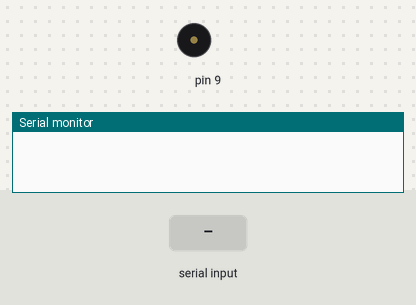
The sketch below on a simulated Arduino Uno, built with avr-gcc and run on an emulated ATmega328P. Shown: buzzer (waves = sounding), the last lines printed to the serial monitor. Inputs (shaded band) come from the test bench.

Above: at 1.2 s.
1.3 s: "90,45\n" received over Serial
At 1.89 s:
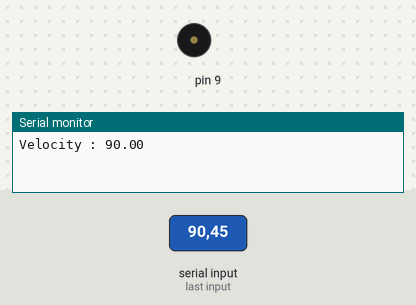
4.3 s: byte 13 (0x0D) received over Serial
At 5.5 s:
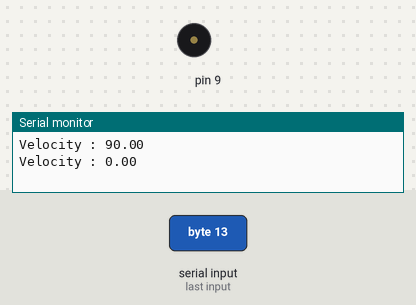
5.8 s: "30,150\n" received over Serial
At 6.01 s:
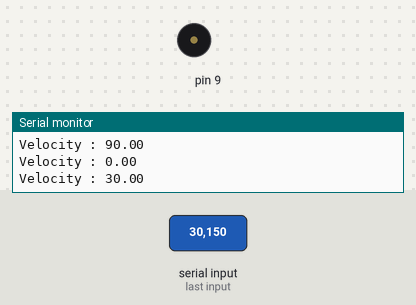
Timing chart, 0 to 14.8 s (numbered marks = the images above; inputs shaded):
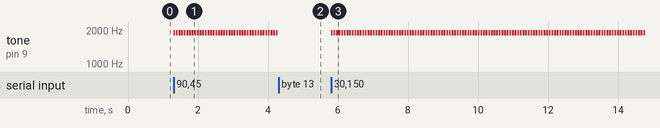

The sketch:

BeepTest.ino
```cpp
// BeepTest.ino
//

#include "SoundPlayer.h"
#include "VarioBeeper.h"

static Tone playTone[] = {
	{ 262, 1000 / 4 },
	{ 196, 1000 / 8 },
	{ 196, 1000 / 8 },
	{ 220, 1000 / 4 },
	{ 196, 1000 / 4 },
	{   0, 1000 / 4 },
	{ 247, 1000 / 4 },
	{ 262, 1000 / 4 },
	{   0, 1000 / 8 },
};

SoundPlayer player;
VarioBeeper	beeper(player);

char bufPtr[16];
int bufLen;

void setup()
{
	//
	Serial.begin(115200);
	while(! Serial);

	//
	player.setVolume(3);
	//player.setMelody(&playTone[0], sizeof(playTone) / sizeof(playTone[0]), 2);
	//player.setBeep(262, 200, 10);

	//
	bufLen = 0;
	bufPtr[bufLen] = 0;
}

void loop()
{
	if (Serial.available())
	{
		int c = Serial.read();
		bufPtr[bufLen++] = c;

		if (c == 0x0D || c == 0x0A)
		{
			double num = atof(bufPtr);

			Serial.print("Velocity : "); Serial.println(num);
			beeper.setVelocity(num);

			bufLen = 0;
			bufPtr[bufLen] = 0;
		}

		/*
		switch (c)
		{
		case '0' :
			player.setMute();
			break;
		case '9' :
			player.setMute(0);
			break;
		case '1' :
			player.setBeep(1000, 100, 30);
			break;
		case '2' :
			player.setBeep(600, 200, 150);
			break;
		case '3' :
			player.setBeep(200, 0, 0);
			break;

		case 'm' :
		case 'M' :
			player.setMelody(&playTone[0], sizeof(playTone) / sizeof(playTone[0]), 1, 0);
			break;

		case 'i' :
		case 'I' :
			player.setMelody(&playTone[0], sizeof(playTone) / sizeof(playTone[0]), 1, 1);
			break;
		}
		*/
	}

	//
	player.update();
}
```

Measured:
- after the input at 1.3 s, tone on pin 9: alternates 1900 Hz for 0.05 s and silent for 0.02 s, starting at once
- after the input at 4.3 s, tone on pin 9: stops changing and stays silent
- after the input at 5.8 s, tone on pin 9: alternates 1900 Hz for 0.05 s and silent for 0.02 s, starting at once
